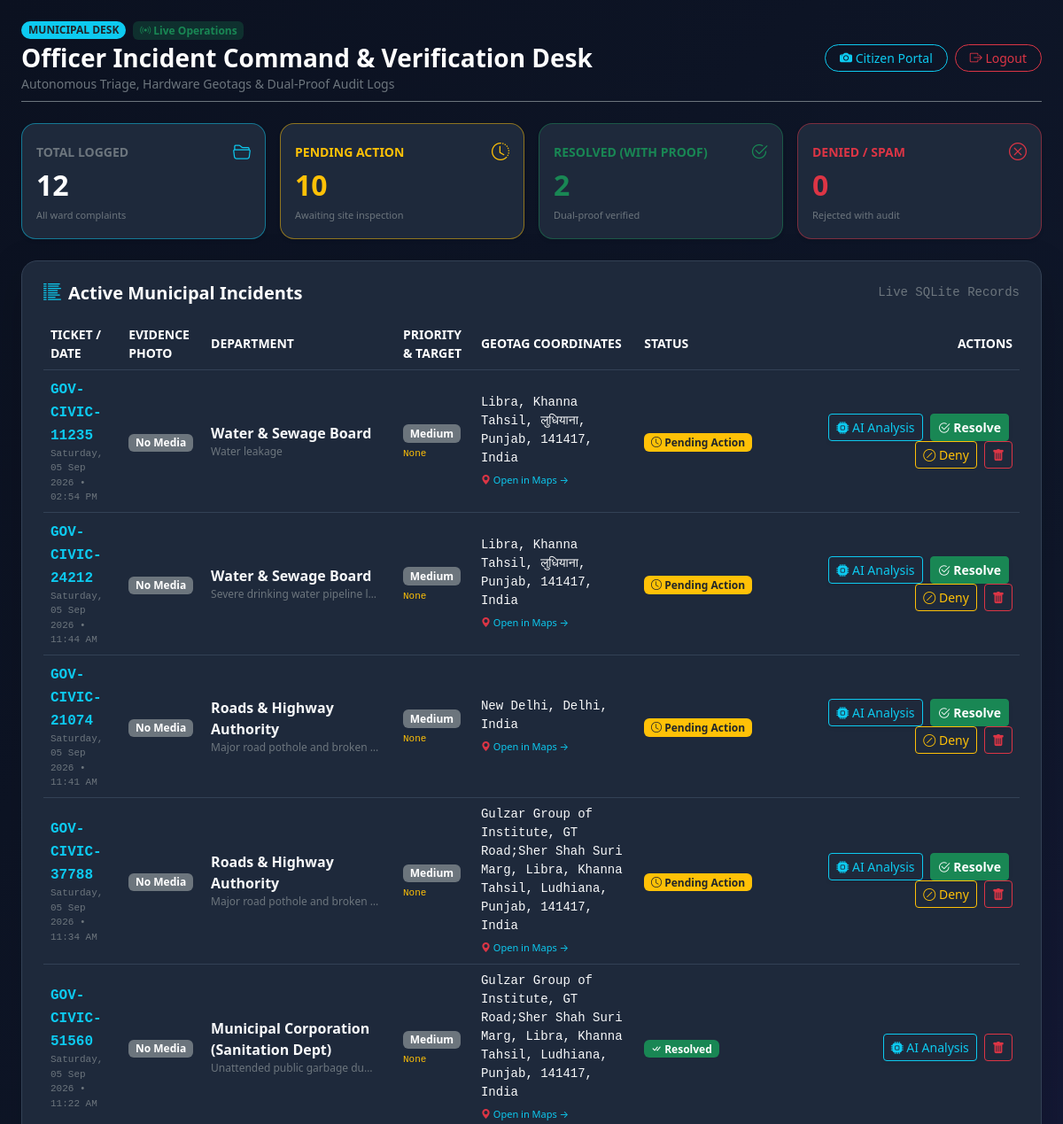
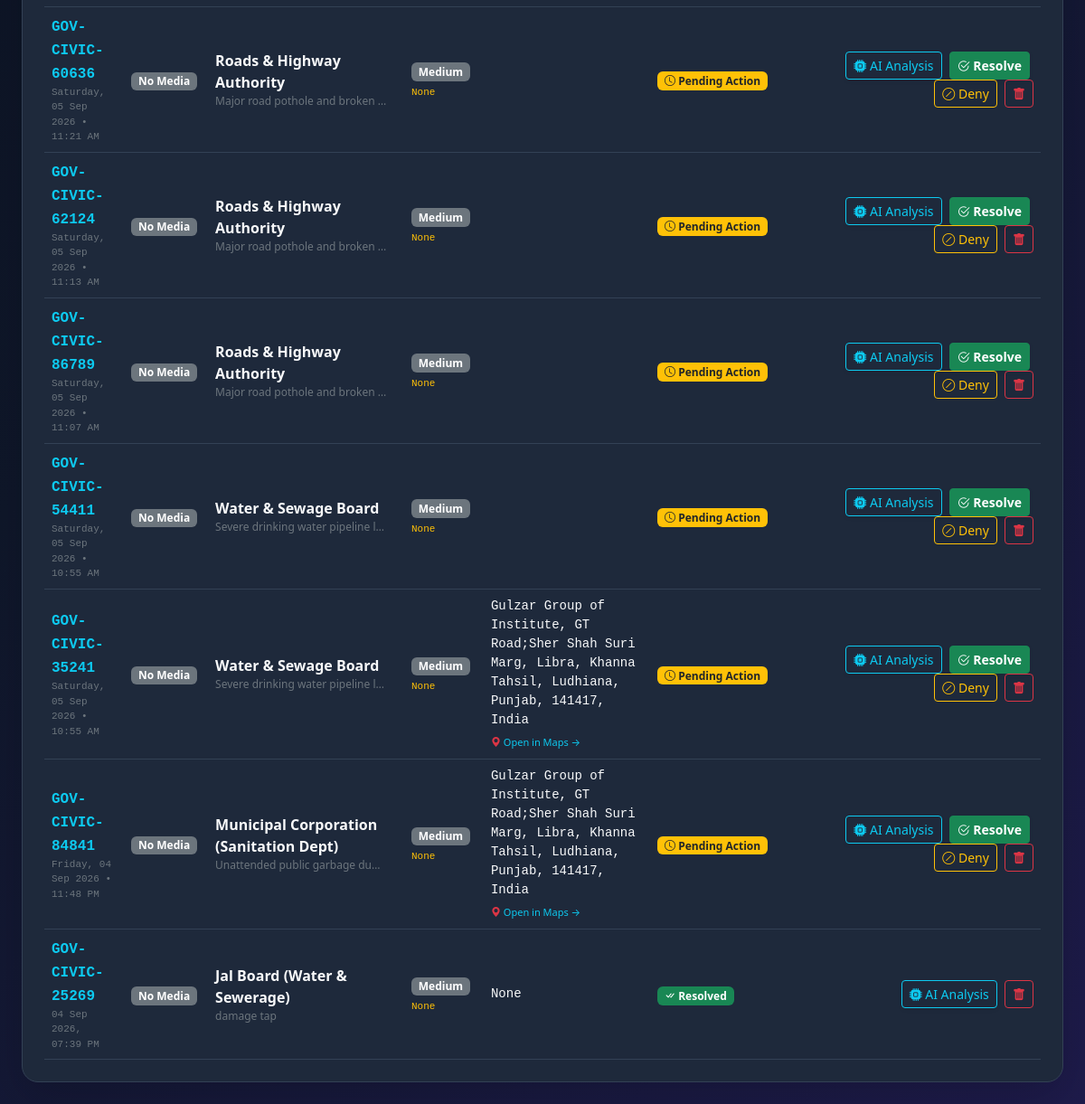
Page /dashboard (signed in) on the committed database (2 pictures, top to bottom).
### tables this page shows
CREATE TABLE complaints (
            id INTEGER PRIMARY KEY AUTOINCREMENT,
            ticket_id TEXT,
            description TEXT,
            priority TEXT,
            department TEXT,
            image_name TEXT,
            status TEXT,
            created_at TEXT
        , resolution_image TEXT, media_name TEXT, media_type TEXT, resolution_media TEXT, resolution_media_type TEXT, reject_reason TEXT, location TEXT, map_url TEXT, user_id INTEGER, gov_dept_id TEXT, damage_media TEXT, damage_media_type TEXT DEFAULT 'image', deadline TEXT, escalated INTEGER DEFAULT 0, resolution_notes TEXT, deletion_reason TEXT);

### app.py (the view)
@app.route('/dashboard')
def dashboard():
    if not session.get('logged_in'):
        return redirect(url_for('login'))
    conn = sqlite3.connect(DB_FILE)
    conn.row_factory = sqlite3.Row
    cur = conn.cursor()
    cur.execute("SELECT * FROM complaints ORDER BY id DESC")
    complaints = cur.fetchall()
    total = len(complaints)
    pending = sum(1 for c in complaints if c['status'] in ['Pending Review', 'Pending Action', 'Pending'])
    resolved = sum(1 for c in complaints if c['status'] == 'Resolved')
    denied = sum(1 for c in complaints if c['status'] == 'Denied')
    conn.close()
    return render_template('dashboard.html', complaints=complaints, total=total, pending=pending, resolved=resolved, denied=denied)

### templates/dashboard.html (shortened to what this page needs)
<!DOCTYPE html>
<html lang="en">
<head>
    <link href="https://cdn.jsdelivr.net/npm/bootstrap@5.3.3/dist/css/bootstrap.min.css" rel="stylesheet">
    <link rel="stylesheet" href="https://cdn.jsdelivr.net/npm/bootstrap-icons@1.11.3/font/bootstrap-icons.min.css">
</head>
<body class="py-4">
<div class="container-fluid px-4" style="max-width: 1400px;">
    <div class="d-flex justify-content-between align-items-center mb-4 pb-2 border-bottom border-secondary">
        <div>
            <div class="d-flex align-items-center gap-2 mb-1">
                <span class="badge bg-info text-dark fw-bold px-2 py-1 rounded-pill">MUNICIPAL DESK</span>
                <span class="badge bg-success bg-opacity-25 text-success small"><i class="bi bi-broadcast"></i> Live Operations</span>
            </div>
            <h3 class="fw-bold text-white mb-0">Officer Incident Command & Verification Desk</h3>
            <span class="text-secondary small">Autonomous Triage, Hardware Geotags & Dual-Proof Audit Logs</span>
        </div>
        <div class="d-flex gap-2">
            <a href="/" class="btn btn-outline-info btn-sm rounded-pill px-3">
                <i class="bi bi-camera-fill"></i> Citizen Portal
            </a>
            <a href="/logout" class="btn btn-outline-danger btn-sm rounded-pill px-3">
                <i class="bi bi-box-arrow-right"></i> Logout
            </a>
        </div>
    </div>
    <div class="row g-3 mb-4">
        <div class="col-md-3 col-6">
            <div class="kpi-card p-3 shadow-sm border-info border-opacity-50">
                <div class="d-flex justify-content-between align-items-center mb-1">
                    <span class="text-secondary small fw-bold">TOTAL LOGGED</span>
                    <i class="bi bi-folder2-open text-info fs-5"></i>
                </div>
                <h2 class="fw-bold text-white mb-0">{{ total }}</h2>
                <span class="text-secondary" style="font-size: 11px;">All ward complaints</span>
            </div>
        </div>
        <div class="col-md-3 col-6">
            <div class="kpi-card p-3 shadow-sm border-warning border-opacity-50">
                <div class="d-flex justify-content-between align-items-center mb-1">
                    <span class="text-warning small fw-bold">PENDING ACTION</span>
                    <i class="bi bi-clock-history text-warning fs-5"></i>
                </div>
                <h2 class="fw-bold text-warning mb-0">{{ pending }}</h2>
                <span class="text-secondary" style="font-size: 11px;">Awaiting site inspection</span>
            </div>
        </div>
        <div class="col-md-3 col-6">
            <div class="kpi-card p-3 shadow-sm border-success border-opacity-50">
                <div class="d-flex justify-content-between align-items-center mb-1">
                    <span class="text-success small fw-bold">RESOLVED (WITH PROOF)</span>
                    <i class="bi bi-check2-circle text-success fs-5"></i>
                </div>
                <h2 class="fw-bold text-success mb-0">{{ resolved }}</h2>
                <span class="text-secondary" style="font-size: 11px;">Dual-proof verified</span>
            </div>
        </div>
        <div class="col-md-3 col-6">
            <div class="kpi-card p-3 shadow-sm border-danger border-opacity-50">
                <div class="d-flex justify-content-between align-items-center mb-1">
                    <span class="text-danger small fw-bold">DENIED / SPAM</span>
                    <i class="bi bi-x-circle text-danger fs-5"></i>
                </div>
                <h2 class="fw-bold text-danger mb-0">{{ denied }}</h2>
                <span class="text-secondary" style="font-size: 11px;">Rejected with audit</span>
            </div>
        </div>
    </div>
    <div class="portal-card p-4 shadow-lg">
        <div class="d-flex justify-content-between align-items-center mb-3">
            <h5 class="fw-bold text-white mb-0"><i class="bi bi-list-columns-reverse text-info me-2"></i>Active Municipal Incidents</h5>
            <span class="text-secondary small font-monospace">Live SQLite Records</span>
        </div>
        <div class="table-responsive">
            <table class="table table-dark align-middle mb-0">
                <thead>
                    <tr class="text-secondary text-uppercase small">
                        <th>Ticket / Date</th>
                        <th>Evidence Photo</th>
                        <th>Department</th>
                        <th>Priority & Target</th>
                        <th>Geotag Coordinates</th>
                        <th>Status</th>
                        <th class="text-end" style="min-width: 290px;">Actions</th>
                    </tr>
                </thead>
                <tbody>
                    {% for c in complaints %}
                    <tr>
                        <td>
                            <strong class="text-info font-monospace">{{ c['ticket_id'] }}</strong>
                            <div class="text-secondary font-monospace" style="font-size: 11px;">{{ c['created_at'] }}</div>
                        </td>
                        <td>
                            {% if c['image_data'] and c['image_data']|length > 30 %}
                            <img src="{{ c['image_data'] }}" class="evidence-thumb shadow" alt="Evidence" onclick="showImageModal('{{ c['image_data'] }}', '{{ c['ticket_id'] }}')">
                            {% else %}
                            <span class="badge bg-secondary">No Media</span>
                            {% endif %}
                        </td>
                        <td>
                            <div class="fw-semibold text-light">{{ c['department'] }}</div>
                            <div class="text-secondary text-truncate" style="max-width: 190px; font-size: 12px;">{{ c['description'] }}</div>
                        </td>
                        <td>
                            {% if c['priority'] == 'Critical' %}
                            <span class="badge bg-danger mb-1"><i class="bi bi-lightning-fill"></i> Critical</span>
                            {% elif c['priority'] == 'High' %}
                            <span class="badge bg-warning text-dark mb-1">High</span>
                            {% else %}
                            <span class="badge bg-secondary mb-1">Medium</span>
                            {% endif %}
                            <div class="text-warning font-monospace" style="font-size: 11px;">
                                {{ c['deadline'] }}
                            </div>
                        </td>
                        <td>
                            <div class="font-monospace text-light small">{{ c['location'] }}</div>
                            {% if c['location'] and ',' in c['location'] %}
                            <a href="https://maps.google.com/?q={{ c['location'] }}" target="_blank" class="text-info text-decoration-none small" style="font-size: 11px;">
                                <i class="bi bi-geo-alt-fill text-danger"></i> Open in Maps &rarr;
                            </a>
                            {% endif %}
                        </td>
                        <td>
                            {% if c['status'] == 'Resolved' %}
                            <span class="badge bg-success"><i class="bi bi-check-all"></i> Resolved</span>
                            {% elif c['status'] == 'Denied' %}
                            <span class="badge bg-danger"><i class="bi bi-x-circle"></i> Denied</span>
                            {% else %}
                            <span class="badge bg-warning text-dark"><i class="bi bi-clock"></i> Pending Action</span>
                            {% endif %}
                        </td>
                        <td class="text-end">
                            <button class="btn btn-sm btn-outline-info px-2 py-1 me-1 shadow-sm"
                                    onclick="openAnalysisModal('{{ c['ticket_id'] }}', '{{ c['department'] }}', '{{ c['priority'] }}', '{{ c['description']|replace('\'', '\\\'') }}', '{{ c['deadline'] }}')">
                                <i class="bi bi-cpu-fill"></i> AI Analysis
                            </button>
                            {% if c['status'] not in ['Resolved', 'Denied'] %}
                            <button class="btn btn-sm btn-success fw-bold px-2 py-1 me-1 shadow-sm" onclick="openResolveModal('{{ c['ticket_id'] }}')">
                                <i class="bi bi-check2-circle"></i> Resolve
                            </button>
                            <button class="btn btn-sm btn-outline-warning px-2 py-1 me-1" onclick="openDenyModal('{{ c['ticket_id'] }}')">
                                <i class="bi bi-slash-circle"></i> Deny
                            </button>
                            {% endif %}
                            <button type="button" class="btn btn-sm btn-outline-danger px-2 py-1" onclick="openDeleteModal('{{ c['ticket_id'] }}')">
                                <i class="bi bi-trash-fill"></i>
                            </button>
                        </td>
                    </tr>
                    {% else %}
                    <tr>
                        <td colspan="7" class="text-center text-secondary py-4">No complaints recorded in database yet.</td>
                    </tr>
                    {% endfor %}
                </tbody>
            </table>
        </div>
    </div>
</div>
</body>
</html>

### templates/dashboard.html (style rules this page uses)
body { background: linear-gradient(135deg, #0b1120 0%, #0f172a 50%, #1e1b4b 100%); color: #f8fafc; font-family: system-ui, -apple-system, sans-serif; min-height: 100vh; }
.kpi-card { background: #1e293b; border: 1px solid #334155; border-radius: 16px; }
.portal-card { background: #1e293b; border: 1px solid #334155; border-radius: 18px; }
.table-dark { background-color: transparent !important; --bs-table-bg: transparent !important; }
.table-dark td, .table-dark th { border-color: #334155; vertical-align: middle; }

### rows in the picture
complaints: ticket_id "GOV-CIVIC-11235", created_at "Saturday, 05 Sep 2026 • 02:54 PM", department "Water & Sewage Board", description "Water leakage", priority "Medium", deadline "None", location "Libra, Khanna Tahsil, लुधियाना, Punjab, 141417, India", status "Pending" (drawn)
complaints: ticket_id "GOV-CIVIC-24212", created_at "Saturday, 05 Sep 2026 • 11:44 AM", department "Water & Sewage Board", description "Severe drinking water pipeline l…", priority "Medium", deadline "None", location "Libra, Khanna Tahsil, लुधियाना, Punjab, 141417, India", status "Pending" (drawn)
complaints: ticket_id "GOV-CIVIC-21074", created_at "Saturday, 05 Sep 2026 • 11:41 AM", department "Roads & Highway Authority", description "Major road pothole and broken…", priority "Medium", deadline "None", location "New Delhi, Delhi, India", status "Pending" (drawn)
complaints: ticket_id "GOV-CIVIC-37788", created_at "Saturday, 05 Sep 2026 • 11:34 AM", department "Roads & Highway Authority", description "Major road pothole and broken…", priority "Medium", deadline "None", location "Gulzar Group of Institute, GT Road;Sher Shah Suri Marg, Libra, Khanna Tahsil, Ludhiana, Punjab, 141417, India", status "Pending" (drawn)
complaints: ticket_id "GOV-CIVIC-51560", created_at "Saturday, 05 Sep 2026 • 11:22 AM", department "Municipal Corporation (Sanitation Dept)", description "Unattended public garbage du…", priority "Medium", deadline "None", location "Gulzar Group of Institute, GT Road;Sher Shah Suri Marg, Libra, Khanna Tahsil, Ludhiana, Punjab, 141417, India", status "Resolved" (drawn)
complaints: ticket_id "GOV-CIVIC-60636", created_at "Saturday, 05 Sep 2026 • 11:21 AM", department "Roads & Highway Authority", description "Major road pothole and broken…", priority "Medium", deadline "None", status "Pending" (drawn)
complaints: ticket_id "GOV-CIVIC-62124", created_at "Saturday, 05 Sep 2026 • 11:13 AM", department "Roads & Highway Authority", description "Major road pothole and broken…", priority "Medium", deadline "None", status "Pending" (drawn)
complaints: ticket_id "GOV-CIVIC-86789", created_at "Saturday, 05 Sep 2026 • 11:07 AM", department "Roads & Highway Authority", description "Major road pothole and broken…", priority "Medium", deadline "None", status "Pending" (drawn)
complaints: ticket_id "GOV-CIVIC-54411", created_at "Saturday, 05 Sep 2026 • 10:55 AM", department "Water & Sewage Board", description "Severe drinking water pipeline l…", priority "Medium", deadline "None", status "Pending" (drawn)
complaints: ticket_id "GOV-CIVIC-35241", created_at "Saturday, 05 Sep 2026 • 10:55 AM", department "Water & Sewage Board", description "Severe drinking water pipeline l…", priority "Medium", deadline "None", location "Gulzar Group of Institute, GT Road;Sher Shah Suri Marg, Libra, Khanna Tahsil, Ludhiana, Punjab, 141417, India", status "Pending" (drawn)
complaints: ticket_id "GOV-CIVIC-84841", created_at "Friday, 04 Sep 2026 • 11:48 PM", department "Municipal Corporation (Sanitation Dept)", description "Unattended public garbage du…", priority "Medium", deadline "None", location "Gulzar Group of Institute, GT Road;Sher Shah Suri Marg, Libra, Khanna Tahsil, Ludhiana, Punjab, 141417, India", status "Pending" (drawn)
complaints: ticket_id "GOV-CIVIC-25269", created_at "04 Sep 2026, 07:39 PM", department "Jal Board (Water & Sewerage)", description "damage tap", priority "Medium", deadline "None", location "None", status "Resolved" (drawn)

### other values in the picture
{{ total }} "12"
{{ pending }} "10"
{{ resolved }} "2"
{{ denied }} "0"
